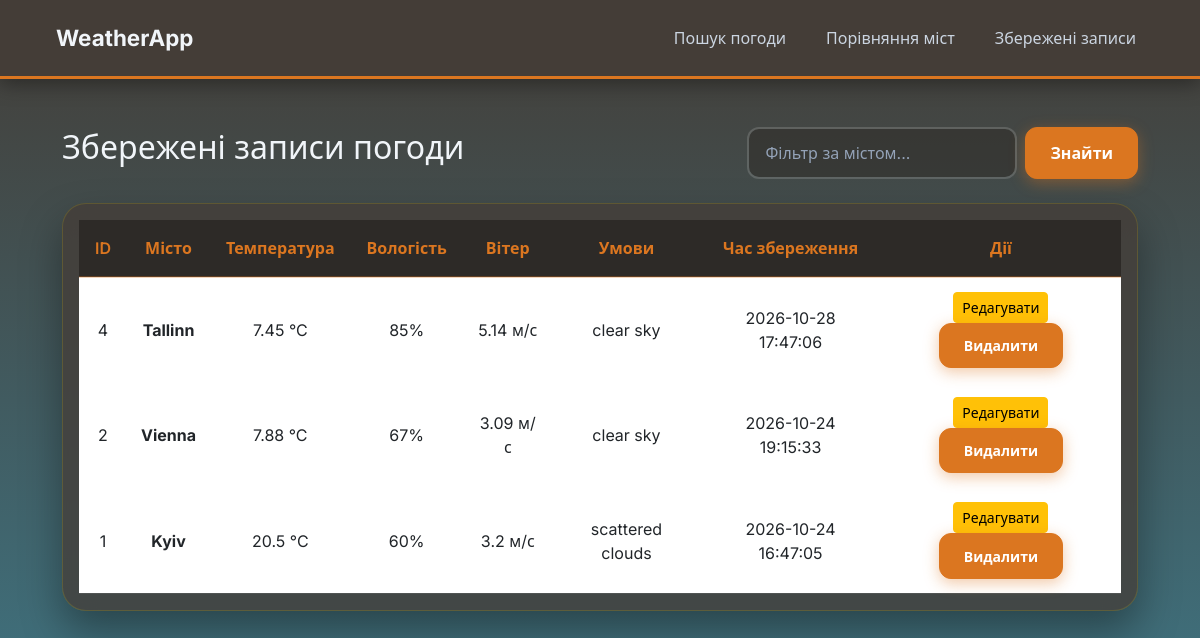
The app's page /saved with its own data.
### tables this page shows
CREATE TABLE weather_records (
            id INTEGER PRIMARY KEY AUTOINCREMENT,
            city_name VARCHAR(100) NOT NULL,
            temperature FLOAT,
            humidity INTEGER,
            wind_speed FLOAT,
            condition VARCHAR(100),
            external_id INTEGER,
            recorded_at TIMESTAMP DEFAULT CURRENT_TIMESTAMP
        );

### app.py (the view)
@app.route('/saved')
def saved_records():
    query = request.args.get('q', '').strip()
    records = database.get_all_records()
    if query:
        records = [r for r in records if query.lower() in r['city_name'].lower()]
    return render_template('saved.html', records=records, query=query)

### database.py (called while the page is built)
def get_db_connection():
    conn = sqlite3.connect(DB_NAME)
    conn.row_factory = sqlite3.Row
    return conn

def get_all_records():
    conn = get_db_connection()
    cursor = conn.cursor()
    cursor.execute('SELECT * FROM weather_records ORDER BY recorded_at DESC')
    records = cursor.fetchall()
    conn.close()
    return records

### templates/saved.html
{% extends "base.html" %}
{% block content %}
<div class="row">
    <div class="col-md-12">
        <div class="d-flex justify-content-between align-items-center mb-4">
            <h2>Збережені записи погоди</h2>
            <form method="GET" class="d-flex">
                <input type="text" name="q" class="form-control me-2" value="{{ query }}" placeholder="Фільтр за містом...">
                <button class="btn btn-outline-secondary" type="submit">Знайти</button>
            </form>
        </div>
        <div class="card shadow p-3">
            <table class="table table-hover align-middle">
                <thead>
                    <tr>
                        <th>ID</th>
                        <th>Місто</th>
                        <th>Температура</th>
                        <th>Вологість</th>
                        <th>Вітер</th>
                        <th>Умови</th>
                        <th>Час збереження</th>
                        <th>Дії</th>
                    </tr>
                </thead>
                <tbody>
                    {% for r in records %}
                    <tr>
                        <td>{{ r.id }}</td>
                        <td><strong>{{ r.city_name }}</strong></td>
                        <td>{{ r.temperature }} °C</td>
                        <td>{{ r.humidity }}%</td>
                        <td>{{ r.wind_speed }} м/с</td>
                        <td>{{ r.condition }}</td>
                        <td>{{ r.recorded_at }}</td>
                        <td>
                            <a href="{{ url_for('edit_record', record_id=r.id) }}" class="btn btn-sm btn-warning">Редагувати</a>
                            <form action="{{ url_for('delete_record', record_id=r.id) }}" method="POST" class="d-inline">
                                <button type="submit" class="btn btn-sm btn-danger" onclick="return confirm('Ви впевнені?')">Видалити</button>
                            </form>
                        </td>
                    </tr>
                    {% else %}
                    <tr>
                        <td colspan="8" class="text-center text-muted">Записів не знайдено</td>
                    </tr>
                    {% endfor %}
                </tbody>
            </table>
        </div>
    </div>
</div>
{% endblock %}

### templates/base.html (shortened to what this page needs)
<!DOCTYPE html>
<html lang="uk">
<head>
    <link href="https://cdn.jsdelivr.net/npm/bootstrap@5.3.0/css/bootstrap.min.css" rel="stylesheet">
    <link rel="stylesheet" href="{{ url_for('static', filename='css/custom.css') }}">
</head>
<body>
    <nav class="navbar navbar-expand-lg navbar-dark mb-5">
        <div class="container-fluid px-4">
            <a class="navbar-brand" href="{{ url_for('index') }}">WeatherApp</a>
            <div class="collapse navbar-collapse justify-content-end" id="navbarNav">
                <ul class="navbar-nav">
                    <li class="nav-item">
                        <a class="nav-link" href="{{ url_for('index') }}">Пошук погоди</a>
                    </li>
                    <li class="nav-item">
                        <a class="nav-link" href="{{ url_for('compare_cities') }}">Порівняння міст</a>
                    </li>
                    <li class="nav-item">
                        <a class="nav-link" href="{{ url_for('saved_records') }}">Збережені записи</a>
                    </li>
                </ul>
            </div>
        </div>
    </nav>
    <main class="container mb-5">
        {% block content %}{% endblock %}
    </main>
</body>
</html>

### static/custom.css (style rules this page uses)
:root { --bark-ash: #443d37; --misty-teal: #3e7989; --sunset-rust: #933c22; --sunset-amber: #db7620; --daylight-glow: #f9db00; }
body { background: linear-gradient(180deg, #443d37 0%, #3e7989 100%); color: #f1f5f9; font-family: 'Inter', system-ui, -apple-system, sans-serif; min-height: 100vh; margin: 0; display: flex; flex-direction: column; background-attachment: fixed; }
.navbar { background-color: var(--bark-ash) !important; border-bottom: 3px solid var(--sunset-amber); box-shadow: 0 4px 20px rgba(0, 0, 0, 0.4); padding: 1rem 2rem; }
.navbar-brand { font-weight: 700; color: #f1f5f9 !important; font-size: 1.4rem; }
.navbar-nav { display: flex; list-style: none !important; margin: 0; padding: 0; align-items: center; }
.navbar-nav .nav-item { list-style-type: none !important; margin-left: 1.5rem; }
.navbar-nav .nav-link { color: #cbd5e1 !important; font-weight: 500; text-decoration: none; transition: color 0.2s ease; }
.main-wrapper, .container { max-width: 1100px !important; margin-left: auto !important; margin-right: auto !important; }
.card { border: 1px solid rgba(249, 219, 0, 0.15); border-radius: 24px; background: rgba(68, 61, 55, 0.75); backdrop-filter: blur(16px); -webkit-backdrop-filter: blur(16px); color: #f1f5f9; box-shadow: 0 20px 40px rgba(0, 0, 0, 0.35) !important; padding: 2.2rem; margin-bottom: 2rem; }
.btn-primary, button[type="submit"], .btn-success { background-color: var(--sunset-amber) !important; border-color: var(--sunset-amber) !important; color: #ffffff !important; font-weight: 600; border-radius: 12px; padding: 0.7rem 1.5rem; box-shadow: 0 4px 15px rgba(219, 118, 32, 0.4); transition: all 0.25s ease; }
.table { color: #f1f5f9; vertical-align: middle; margin-bottom: 0; }
.table thead th { background-color: rgba(44, 40, 37, 0.9) !important; color: var(--sunset-amber); border-bottom: 2px solid rgba(219, 118, 32, 0.3); padding: 16px; font-weight: 600; text-align: center; }
.table tbody td { padding: 14px; text-align: center; border-bottom: 1px solid rgba(255, 255, 255, 0.08); }
.form-control { border-radius: 12px; border: 2px solid rgba(255, 255, 255, 0.15); padding: 0.75rem 1rem; background-color: rgba(44, 40, 37, 0.5); color: #f1f5f9; }
.form-control::placeholder { color: #94a3b8; }

### records on screen
weather_records: id "4", city_name "Tallinn", temperature "7.45", humidity "85", wind_speed "5.14", condition "clear sky", recorded_at "2026-10-28 17:47:06"
weather_records: id "2", city_name "Vienna", temperature "7.88", humidity "67", wind_speed "3.09", condition "clear sky", recorded_at "2026-10-24 19:15:33"
weather_records: id "1", city_name "Kyiv", temperature "20.5", humidity "60", wind_speed "3.2", condition "scattered clouds", recorded_at "2026-10-24 16:47:05"
